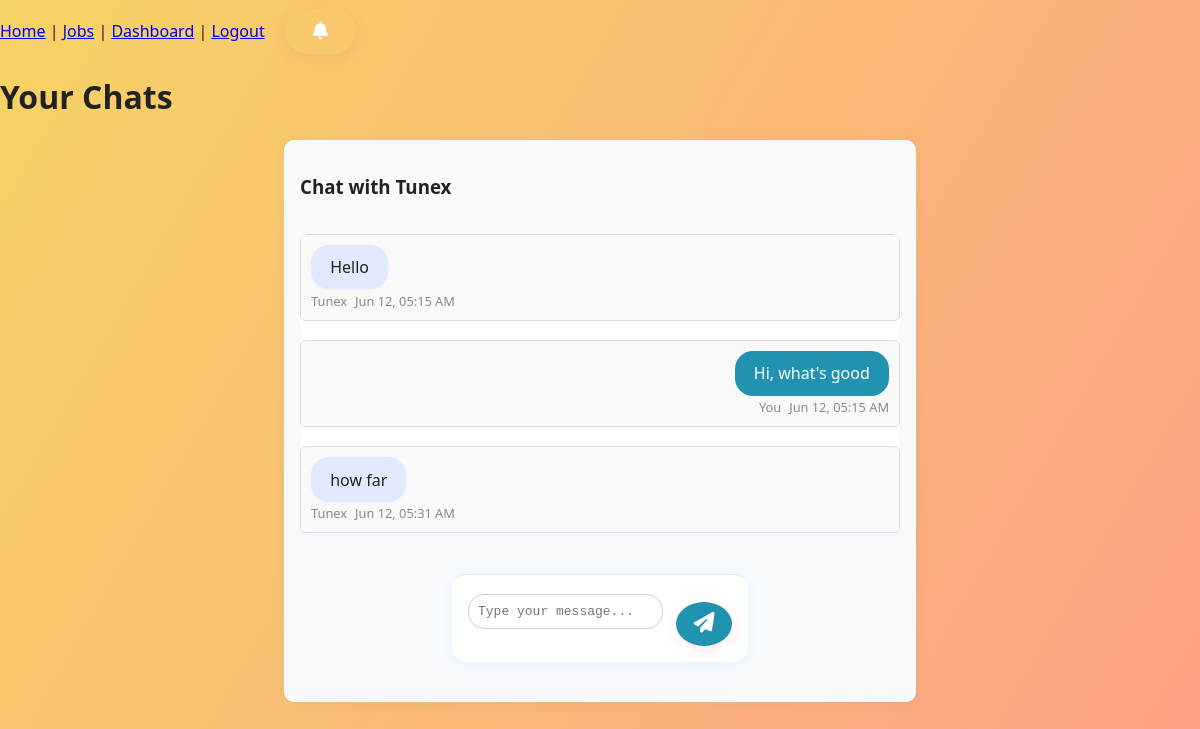
Page /artisan_messages (signed in) on the committed database.
### app/models.py (models this page shows, shortened)
class User(db.Model, UserMixin):  # Inherit from UserMixin
    __tablename__ = 'user'
    id = db.Column(db.Integer, primary_key=True)
    email = db.Column(db.String(120), unique=True, nullable=False)
    name = db.Column(db.String(100), nullable=False)
    password_hash = db.Column(db.String(512))
    location = db.Column(db.String(100))
    phone_number = db.Column(db.String(15))
    is_artisan = db.Column(db.Boolean, default=False)
    profile_pic = db.Column(db.String(200))
    messages = db.relationship('Message', foreign_keys='Message.sender_id', backref='sender', lazy='dynamic')
    received_messages = db.relationship('Message', foreign_keys='Message.recipient_id', backref='recipient', lazy='dynamic')
    job_posts = db.relationship('JobPost', back_populates='user', lazy='dynamic')
    favorites = db.relationship('Favorite', back_populates='user', lazy='dynamic')
    reviews_given = db.relationship('Review', back_populates='customer', lazy='dynamic')
    notifications = db.relationship('Notification', back_populates='user', lazy='dynamic')

class Message(db.Model):
    __tablename__ = 'message'
    id = db.Column(db.Integer, primary_key=True)
    sender_id = db.Column(db.Integer, db.ForeignKey('user.id'), nullable=False)
    recipient_id = db.Column(db.Integer, db.ForeignKey('user.id'), nullable=False)
    content = db.Column(db.Text, nullable=False)
    timestamp = db.Column(db.DateTime, server_default=db.func.now())
    parent_id = db.Column(db.Integer, db.ForeignKey('message.id', name='fk_message_parent_id'))
    replies = db.relationship(
        'Message',
        backref=db.backref('parent', remote_side=[id]),
        lazy='dynamic',
        order_by='Message.timestamp.asc()'
    )

### app/routes.py (the view)
@main.route('/artisan_messages')
@login_required
def artisan_messages():
    if not current_user.is_artisan:
        return redirect(url_for('main.user_dashboard'))
    messages = Message.query.filter(
        (Message.sender_id == current_user.id) | (Message.recipient_id == current_user.id)
    ).order_by(Message.timestamp.asc()).all()
    chat_histories = defaultdict(list)
    for msg in messages:
        other_id = msg.recipient_id if msg.sender_id == current_user.id else msg.sender_id
        chat_histories[other_id].append(msg)
    participants = {user.id: user for user in User.query.filter(User.id.in_(chat_histories.keys())).all()}
    form = MessageForm()  # <-- Use MessageForm, not ReplyForm
    return render_template(
        'artisan_messages.html',
        chat_histories=chat_histories,
        participants=participants,
        form=form
    )

### app/forms.py
class MessageForm(FlaskForm):
    content = TextAreaField('Message', validators=[DataRequired(), Length(min=1, max=1000)])
    submit = SubmitField('Send')

### app/templates/artisan_messages.html (shortened to what this page needs)
{% extends "base.html" %}
{% block content %}
<h1>Your Chats</h1>
{% if chat_histories %}
    {% for other_id, msgs in chat_histories.items() %}
        <div class="chat-section">
            <h3>Chat with {{ participants[other_id].name }}</h3>
            <ul class="message-list">
            {% for message in msgs %}
                <li class="message-item {{ 'sent' if message.sender_id == current_user.id else 'received' }}">
                    <div class="message-bubble">
                        {{ message.content }}
                    </div>
                    <div class="message-meta">
                        <span class="message-author">{{ 'You' if message.sender_id == current_user.id else participants[other_id].name }}</span>
                        <span class="message-timestamp">{{ message.timestamp.strftime('%b %d, %I:%M %p') }}</span>
                    </div>
                </li>
            {% endfor %}
            </ul>
            <form method="POST" action="{{ url_for('main.send_message', recipient_id=other_id) }}" class="chat-input-form" id="replyForm-{{ other_id }}">
                <textarea name="content" rows="1" placeholder="Type your message..." required></textarea>
                <button type="submit" class="send-btn"><i class="fas fa-paper-plane"></i></button>
            </form>
        </div>
    {% endfor %}
{% else %}
    <p>You have no chat history yet.</p>
{% endif %}
{% endblock %}

### app/static/styles.css (style rules this page uses)
body { font-family: 'Segoe UI', 'Roboto', Arial, sans-serif; background: linear-gradient(120deg, #f6d365 0%, #fda085 100%); margin: 0; min-height: 100vh; color: #222; }
button, .cta-button, .search-button, .contact-button, .auth-option, .btn { background: linear-gradient(90deg, #ff8a00 0%, #e52e71 100%); color: #fff; border: none; padding: 12px 28px; border-radius: 24px; font-size: 1.1rem; font-weight: 700; cursor: pointer; box-shadow: 0 4px 16px rgba(229,46,113,0.12); transition: background 0.2s, transform 0.2s; margin-top: 0.5em; display: inline-block; }
.message-item, .reply-item { border: 1px solid #ddd; padding: 10px; margin-bottom: 10px; border-radius: 5px; background: #f9f9f9; animation: fadeIn 0.7s ease; }
textarea, .form-control { width: 100%; max-width: 500px; padding: 10px; border: 1px solid #ddd; border-radius: 5px; resize: vertical; box-sizing: border-box; font-size: 1em; margin-bottom: 10px; }
form { background: rgba(255,255,255,0.95); border-radius: 14px; box-shadow: 0 2px 12px rgba(33,147,176,0.09); padding: 2em 1.5em; margin: 1.5em auto; max-width: 400px; }
input, textarea, select { border: 1.5px solid #e52e71; border-radius: 8px; padding: 0.7em 1em; font-size: 1em; margin-bottom: 1em; width: 100%; box-sizing: border-box; transition: border 0.2s; }
.chat-section { border-radius: 10px; padding: 1em; background: #f7fafd; width: 100%; max-width: 600px; margin: 0 auto 2em auto; box-shadow: 0 2px 8px rgba(33,147,176,0.08); display: flex; flex-direction: column; min-height: 320px; }
.message-list { list-style-type: none; padding: 0; margin-bottom: 1em; background: #fff; border-radius: 8px; box-shadow: 0 1px 4px rgba(33,147,176,0.05); flex: 1 1 auto; overflow-y: auto; max-height: 300px; }
.message-item { margin-bottom: 1.2em; display: flex; flex-direction: column; align-items: flex-start; }
.message-item.sent { align-items: flex-end; }
.message-bubble { background: #e0eafc; color: #222; padding: 0.7em 1.2em; border-radius: 18px; max-width: 70%; word-break: break-word; font-size: 1em; box-shadow: 0 1px 4px rgba(33,147,176,0.05); }
.message-item.sent .message-bubble { background: #2193b0; color: #fff; }
.message-meta { font-size: 0.8em; color: #888; margin-top: 0.2em; display: flex; gap: 8px; }
.chat-input-form { display: flex; align-items: center; padding: 1em; background: #fff; border-top: 1px solid #e0eafc; }
.chat-input-form textarea { flex: 1; border-radius: 16px; border: 1px solid #ccc; padding: 0.7em; font-size: 1em; resize: none; margin-right: 1em; }
.send-btn { background: #2193b0; color: #fff; border: none; border-radius: 50%; width: 44px; height: 44px; font-size: 1.3em; display: flex; align-items: center; justify-content: center; cursor: pointer; transition: background 0.2s; }

### rows in the picture
User: name "Tunex", name "Tunex"
Message: content "Hello", timestamp "Jun 12, 05:15 AM"
Message: content "Hi, what's good", sender_id "You", timestamp "Jun 12, 05:15 AM"
Message: content "how far", timestamp "Jun 12, 05:31 AM"
